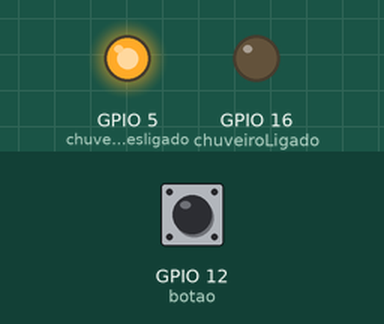
Bench run of a sketch on a simulated ESP8266 (NodeMCU). On the bench: output pins drawn as LEDs (lit = HIGH). Inputs (shaded band) come from the test bench; at power-on: GPIO 12 (botao) LOW. WiFi joins after 1.5 s; servers stay silent unless stated; what the sketch prints to the serial monitor is not drawn.

Above: at 2.7 s.
2.8 s: GPIO 12 (botao) pulled HIGH for 0.15 s
At 2.87 s:
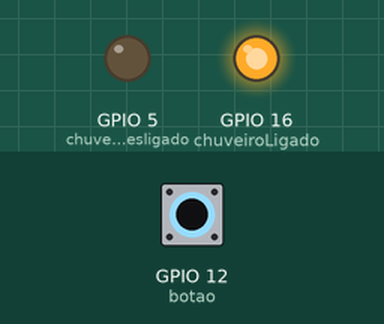
4.4 s: GPIO 12 (botao) pulled HIGH for 3.2 s
At 8.7 s:
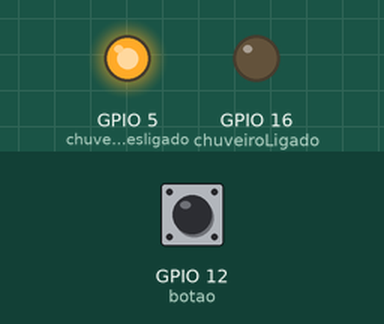
Timing chart, 0 to 10.2 s (numbered marks = the images above; inputs shaded):
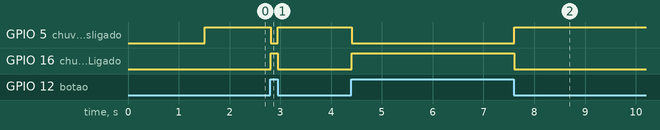

Measured:
- after the input at 2.8 s, GPIO 5 (chuveiroDesligado): HIGH → LOW at once, → HIGH 0.14 s later; GPIO 16 (chuveiroLigado): LOW → HIGH at once, → LOW 0.14 s later
- after the input at 4.4 s, GPIO 5 (chuveiroDesligado): HIGH → LOW at once, → HIGH 3.2 s later; GPIO 16 (chuveiroLigado): LOW → HIGH at once, → LOW 3.2 s later

The sketch:

modulo_analise_dados.ino
```cpp
#include <ESP8266WiFi.h>


// CONSTANTES
const int chuveiroLigado = 16;
const int chuveiroDesligado = 05;
const int botao = 12;

// Nome do seu wifi
const char* ssid = "flp";

// Senha do wifi
const char* password = "12345678";

// Host (servidor)
IPAddress server(192,168,43,94);

// Inicializa cliente
WiFiClient client;

// VARIAVEIS GLOBAIS
uint32_t tempoFinal = 0;
uint32_t tempoAtual = 0;
uint32_t tempoInicial = 0;
String codigo = "78945"; // serial do chuveiro ( ou ID )

int flagControle = 0;

// INICIO PROGRAMACAO
void setup() {
  // inicializa as portas da indicacao se o chuveiro esto ligado
  pinMode(chuveiroLigado, OUTPUT);
  pinMode(chuveiroDesligado, OUTPUT);

  // Para o node mcu esp8266. Aqui consigo monitorar e acomapanhar o processo de execuÃ§Ã£o.
  Serial.begin(9600);

  // inicializa porta do simulador do sensor do chuveiro
  pinMode(botao, INPUT);

  // configuraÃƒÂ§ÃƒÂ£o conexÃƒÂ£o
  configWifi();
}

void loop() {

  byte valor = digitalRead(botao);

  analisaTempoChuveiro(valor);
}

void analisaTempoChuveiro(byte valor) {
    if(valor == HIGH) {
      // simulacao sensor chuveiro
      digitalWrite(chuveiroLigado, HIGH);
      digitalWrite(chuveiroDesligado, LOW);

      tempoAtual = millis();
      if(flagControle == 0) {
        flagControle = 1;
        tempoInicial = tempoAtual;
        Serial.println("ligou chuveiro");
      }

  } else {
      // simulacao sensor chuveiro
      digitalWrite(chuveiroDesligado, HIGH);
      digitalWrite(chuveiroLigado, LOW);

      if (flagControle == 1) {
        // reseta flag de controle
        flagControle = 0;

        // tempo utilizado do chuveiro
        tempoFinal = tempoAtual - tempoInicial;

        // reset variÃƒÂ¡vel para proximma utilizacao do chuveiro
        tempoAtual = 0;
        tempoInicial = 0;

        // envio do tempo para o servidor
        sendServidor(tempoFinal);
        Serial.println(tempoFinal);
        Serial.println("chuveiro desligado");
      }

      delay(10);
  }
}

void sendServidor(uint32_t tempo){
  if (client.connect(server, 82)) {
      Serial.println("connected");
      // cosntroi um HTTP request:
      String clausula = "GET /chuveiro-internet/comunicacao?tempo=";
      String parametros = String(tempo) + "&codigo=" + codigo + " HTTP/1.0";
      String result = clausula + parametros;
      client.println(result);
      client.println();
      Serial.println(result);
      Serial.println("Info enviado ao servidor");
    }
}

void configWifi() {
  delay(10);

  // Mostra no monitor serial informacoes de conexao da rede
  Serial.println();
  Serial.println();
  Serial.print("conectando em ");
  Serial.println(ssid);

  // Inicializando a conexao
  WiFi.begin(ssid, password);

  /* Enquanto nao conseguir conectar
    imprime um ponto na tela (da a ideia de que esta carregando :)) */
  while (WiFi.status() != WL_CONNECTED) {
    delay(500);
    Serial.print(".");
  }

  Serial.println("");
  Serial.println("WiFi connectado");

  // Mostra o IP do servidor
  Serial.println(WiFi.localIP());

  Serial.print("MAC: ");
  Serial.println(WiFi.macAddress());
}
```
